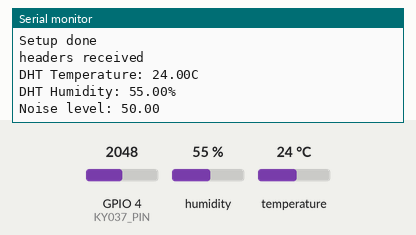
A sketch run on a simulated ESP32. Parts: the last lines printed to the serial monitor. The inputs (shaded band) are chosen by the test bench; at power-on: humidity 55 %, GPIO 4 (KY037_PIN) = 2048, temperature 24 °C. WiFi joins after 1.5 s; servers stay silent unless stated; uploads are accepted with an empty reply.

Above: at 3.2 s.
3.3 s: humidity set to 22 %
11.0 s: GPIO 4 (KY037_PIN) set to 2866
At 13.5 s:
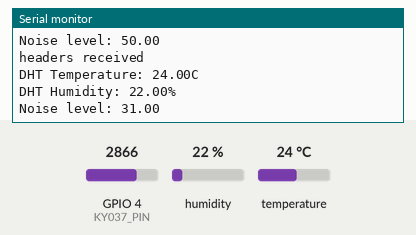
18.7 s: temperature set to 12 °C
At 23.3 s:
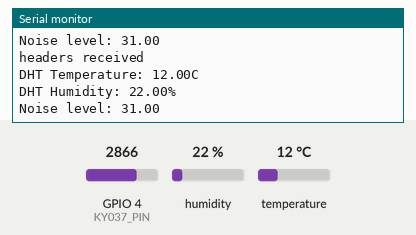
26.4 s: GPIO 4 (KY037_PIN) set to 3603
At 33.9 s:
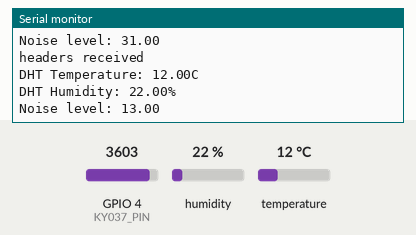
34.1 s: humidity set to 40 %
Timing chart, 0 to 37.1 s (numbered marks = the images above; inputs shaded):
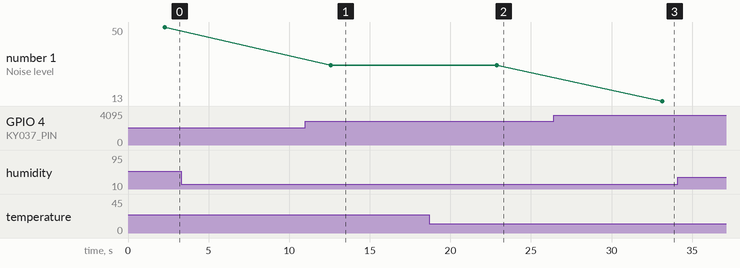

The sketch:

esp-env-status.ino
```cpp
#include <WiFi.h>
#include <WiFiClientSecure.h>
#include "DHT.h"
#include "variables.h"

DHT dht(DHT_PIN, DHT_TYPE);

WiFiClientSecure client;
String mac;

void setup() {
  Serial.begin(115200);
  dht.begin();

  pinMode(KY037_PIN, INPUT);

  Serial.print("Connecting to WiFi...");
  WiFi.mode(WIFI_STA);
  WiFi.begin(WIFI_SSID, WIFI_PASSWORD);
  while (WiFi.status() != WL_CONNECTED) {
    Serial.print('.');
    delay(1000);
  }
  Serial.println(WiFi.localIP());

  mac = WiFi.macAddress();
  Serial.println(mac);

  Serial.println("Setup done");
}

void httpUpdate(float temp, float humid, float noise) {
  if (WiFi.status() != WL_CONNECTED) {
    Serial.print("Unable to send http request. Not connected.");
    return;
  }

  String data = "{\"maquina_id\":\""+mac+"\",";
  data += "\"temperatura\":\""+String(temp)+"\",";
  data += "\"umidade\":\""+String(humid)+"\",";
  data += "\"ruido\":\""+String(noise)+"\"}";

  client.setInsecure();
  if (client.connect(SERVER_NAME, SERVER_PORT)) {
    client.println("POST "+String(SERVER_PATH)+" HTTP/1.1");
    client.println("Host: " + String(SERVER_NAME));
    client.println("Content-Type: application/json");
    client.println("Content-Length: "+String(data.length()));
    client.println("Connection: close");
    client.println();
    client.println(data);

    while (client.connected()) {
      String line = client.readStringUntil('\n');
      if (line == "\r") {
        Serial.println("headers received");
        break;
      }
    }
    // if there are incoming bytes available
    // from the server, read them and print them:
    while (client.available()) {
      char c = client.read();
      Serial.write(c);
    }

    client.stop();
  } else {
    Serial.println("Error: Could not connect to server");
  }
}

void loop() {
  float temp = dht.readTemperature(false, false);
  float humid = dht.readHumidity(false);

  float noise = analogRead(KY037_PIN);
  noise = map(noise, 0, 4095, 100, 0);

  httpUpdate(temp, humid, noise);

  Serial.println("DHT Temperature: " + String(temp) + "C");
  Serial.println("DHT Humidity: " + String(humid) + "%");
  Serial.println("Noise level: " + String(noise));
  Serial.println("");

  delay(DELAY_MS);
}
```

variables.example.h
```cpp
#ifndef VARIABLES_H
#define VARIABLES_H

// Sensor information
#define DHT_PIN 19
#define DHT_TYPE DHT11

#define KY037_PIN 4

// Wifi settings
#define WIFI_SSID "ssid"
#define WIFI_PASSWORD "password"

// Server connection
#define SERVER_NAME "192.168.1.222"
#define SERVER_PATH "/api/example/path"
#define SERVER_PORT 80

// How often the board sends its
// data to the server in milliseconds
#define DELAY_MS 10000

#endif
```

Measured:
- after the input at 11.0 s, the serial monitor: prints a new line after 1.6 s (image 1)
- after the input at 18.7 s, the serial monitor: prints a new line after 4.2 s (image 2)
- after the input at 26.4 s, the serial monitor: prints a new line after 6.8 s (image 3)
- plotted number 1: 50 → 31 after the input at 11.0 s, 31 → 13 after the input at 26.4 s
